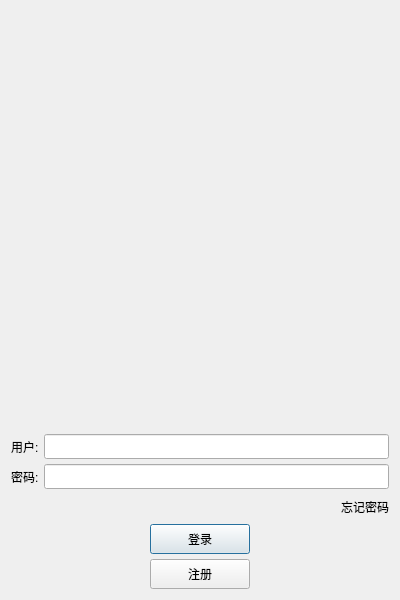
<?xml version="1.0" encoding="UTF-8"?>
<ui version="4.0">
 <class>LoginDialog</class>
 <widget class="QDialog" name="LoginDialog">
  <property name="geometry">
   <rect>
    <x>0</x>
    <y>0</y>
    <width>400</width>
    <height>600</height>
   </rect>
  </property>
  <property name="minimumSize">
   <size>
    <width>400</width>
    <height>600</height>
   </size>
  </property>
  <property name="maximumSize">
   <size>
    <width>400</width>
    <height>600</height>
   </size>
  </property>
  <property name="windowTitle">
   <string>Dialog</string>
  </property>
  <layout class="QVBoxLayout" name="verticalLayout_2">
   <item>
    <layout class="QVBoxLayout" name="verticalLayout">
     <property name="spacing">
      <number>5</number>
     </property>
     <property name="leftMargin">
      <number>0</number>
     </property>
     <property name="topMargin">
      <number>0</number>
     </property>
     <property name="rightMargin">
      <number>0</number>
     </property>
     <property name="bottomMargin">
      <number>0</number>
     </property>
     <item>
      <widget class="QWidget" name="widget" native="true">
       <property name="enabled">
        <bool>true</bool>
       </property>
       <property name="sizePolicy">
        <sizepolicy hsizetype="Ignored" vsizetype="Preferred">
         <horstretch>0</horstretch>
         <verstretch>0</verstretch>
        </sizepolicy>
       </property>
       <property name="minimumSize">
        <size>
         <width>0</width>
         <height>0</height>
        </size>
       </property>
       <property name="maximumSize">
        <size>
         <width>4000</width>
         <height>500</height>
        </size>
       </property>
       <property name="layoutDirection">
        <enum>Qt::LayoutDirection::LeftToRight</enum>
       </property>
       <layout class="QGridLayout" name="gridLayout">
        <item row="0" column="0">
         <widget class="QLabel" name="label">
          <property name="sizePolicy">
           <sizepolicy hsizetype="Preferred" vsizetype="Preferred">
            <horstretch>0</horstretch>
            <verstretch>0</verstretch>
           </sizepolicy>
          </property>
          <property name="maximumSize">
           <size>
            <width>350</width>
            <height>300</height>
           </size>
          </property>
          <property name="text">
           <string/>
          </property>
          <property name="pixmap">
           <pixmap resource="rc.qrc">:/res/ice.png</pixmap>
          </property>
          <property name="scaledContents">
           <bool>true</bool>
          </property>
          <property name="alignment">
           <set>Qt::AlignmentFlag::AlignRight|Qt::AlignmentFlag::AlignTrailing|Qt::AlignmentFlag::AlignVCenter</set>
          </property>
          <property name="wordWrap">
           <bool>false</bool>
          </property>
          <property name="openExternalLinks">
           <bool>false</bool>
          </property>
         </widget>
        </item>
       </layout>
      </widget>
     </item>
     <item>
      <spacer name="verticalSpacer">
       <property name="orientation">
        <enum>Qt::Orientation::Vertical</enum>
       </property>
       <property name="sizeHint" stdset="0">
        <size>
         <width>20</width>
         <height>40</height>
        </size>
       </property>
      </spacer>
     </item>
     <item>
      <layout class="QHBoxLayout" name="horizontalLayout">
       <item>
        <widget class="QLabel" name="user_label">
         <property name="minimumSize">
          <size>
           <width>0</width>
           <height>25</height>
          </size>
         </property>
         <property name="maximumSize">
          <size>
           <width>16777215</width>
           <height>25</height>
          </size>
         </property>
         <property name="text">
          <string>用户:</string>
         </property>
        </widget>
       </item>
       <item>
        <widget class="QLineEdit" name="user_edit">
         <property name="minimumSize">
          <size>
           <width>0</width>
           <height>25</height>
          </size>
         </property>
         <property name="maximumSize">
          <size>
           <width>16777215</width>
           <height>25</height>
          </size>
         </property>
        </widget>
       </item>
      </layout>
     </item>
     <item>
      <layout class="QHBoxLayout" name="horizontalLayout_2">
       <item>
        <widget class="QLabel" name="pass_label">
         <property name="minimumSize">
          <size>
           <width>0</width>
           <height>25</height>
          </size>
         </property>
         <property name="text">
          <string>密码:</string>
         </property>
        </widget>
       </item>
       <item>
        <widget class="QLineEdit" name="pass_edit">
         <property name="minimumSize">
          <size>
           <width>0</width>
           <height>25</height>
          </size>
         </property>
        </widget>
       </item>
      </layout>
     </item>
     <item>
      <layout class="QHBoxLayout" name="horizontalLayout_3">
       <item>
        <spacer name="horizontalSpacer">
         <property name="orientation">
          <enum>Qt::Orientation::Horizontal</enum>
         </property>
         <property name="sizeHint" stdset="0">
          <size>
           <width>40</width>
           <height>20</height>
          </size>
         </property>
        </spacer>
       </item>
       <item>
        <widget class="QLabel" name="forget_label">
         <property name="minimumSize">
          <size>
           <width>0</width>
           <height>25</height>
          </size>
         </property>
         <property name="text">
          <string>忘记密码</string>
         </property>
        </widget>
       </item>
      </layout>
     </item>
     <item>
      <layout class="QHBoxLayout" name="horizontalLayout_4">
       <item>
        <spacer name="horizontalSpacer_2">
         <property name="orientation">
          <enum>Qt::Orientation::Horizontal</enum>
         </property>
         <property name="sizeHint" stdset="0">
          <size>
           <width>40</width>
           <height>20</height>
          </size>
         </property>
        </spacer>
       </item>
       <item>
        <widget class="QPushButton" name="login_btn">
         <property name="minimumSize">
          <size>
           <width>100</width>
           <height>30</height>
          </size>
         </property>
         <property name="text">
          <string>登录</string>
         </property>
        </widget>
       </item>
       <item>
        <spacer name="horizontalSpacer_3">
         <property name="orientation">
          <enum>Qt::Orientation::Horizontal</enum>
         </property>
         <property name="sizeHint" stdset="0">
          <size>
           <width>40</width>
           <height>20</height>
          </size>
         </property>
        </spacer>
       </item>
      </layout>
     </item>
     <item>
      <layout class="QHBoxLayout" name="horizontalLayout_5">
       <item>
        <spacer name="horizontalSpacer_4">
         <property name="orientation">
          <enum>Qt::Orientation::Horizontal</enum>
         </property>
         <property name="sizeHint" stdset="0">
          <size>
           <width>40</width>
           <height>20</height>
          </size>
         </property>
        </spacer>
       </item>
       <item>
        <widget class="QPushButton" name="reg_btn">
         <property name="minimumSize">
          <size>
           <width>100</width>
           <height>30</height>
          </size>
         </property>
         <property name="text">
          <string>注册</string>
         </property>
        </widget>
       </item>
       <item>
        <spacer name="horizontalSpacer_5">
         <property name="orientation">
          <enum>Qt::Orientation::Horizontal</enum>
         </property>
         <property name="sizeHint" stdset="0">
          <size>
           <width>40</width>
           <height>20</height>
          </size>
         </property>
        </spacer>
       </item>
      </layout>
     </item>
    </layout>
   </item>
  </layout>
 </widget>
 <resources>
  <include location="rc.qrc"/>
 </resources>
 <connections/>
</ui>
